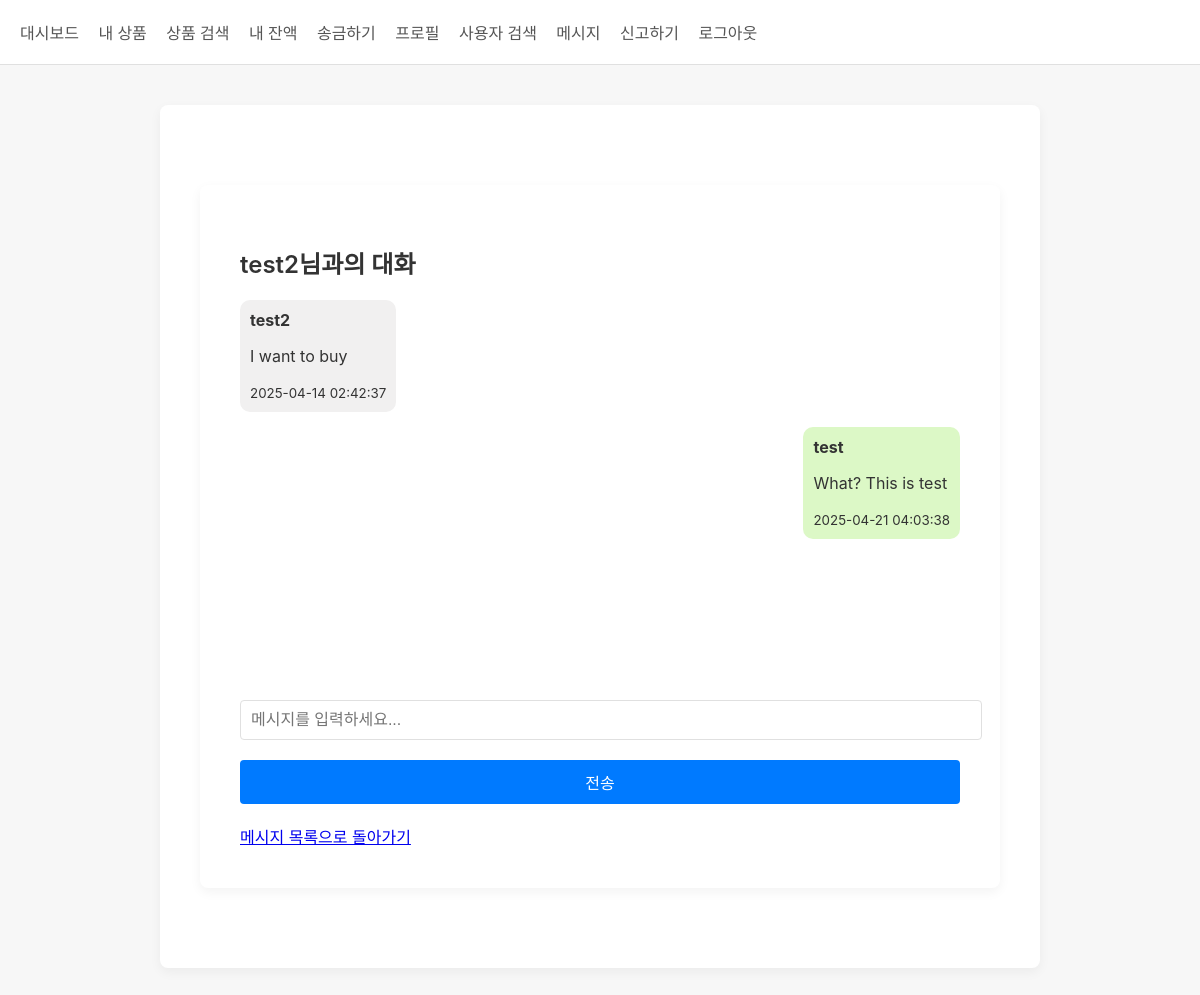
Page /messages/436be3d5-a34f-490c-96cd-c3aa2343ac62 (signed in) on the earlier database version.
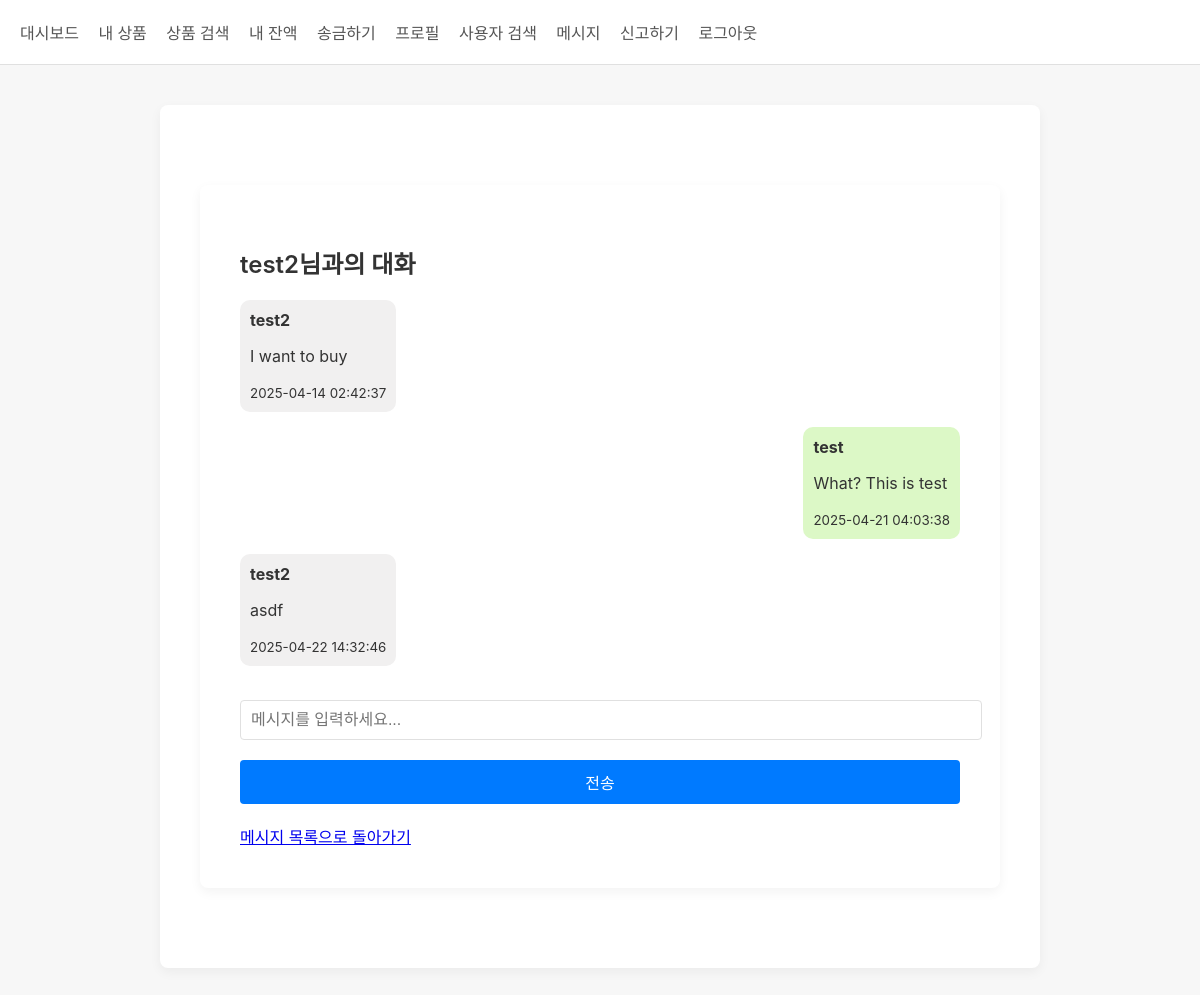
Same page on the later database version.
### tables this page shows
CREATE TABLE private_message (
                id TEXT PRIMARY KEY,
                sender_id TEXT NOT NULL,
                receiver_id TEXT NOT NULL,
                message TEXT NOT NULL,
                is_read BOOLEAN DEFAULT 0,
                created_at TIMESTAMP DEFAULT CURRENT_TIMESTAMP
            );

CREATE TABLE user (
                id TEXT PRIMARY KEY,
                username TEXT UNIQUE NOT NULL,
                password TEXT NOT NULL,
                bio TEXT,
                balance INTEGER DEFAULT 10000,
                login_attempts INTEGER DEFAULT 0,
                locked_until TIMESTAMP,
                is_admin BOOLEAN DEFAULT 0,
                status TEXT DEFAULT 'active',
                report_count INTEGER DEFAULT 0,
                created_at TIMESTAMP DEFAULT CURRENT_TIMESTAMP
            );

### app.py (the view, shortened to what this page needs)
@app.route('/messages/<user_id>', methods=['GET', 'POST'])
@login_required
def chat_room(user_id):
    if user_id == session['user_id']:
        flash('자기 자신과 채팅할 수 없습니다.')
        return redirect(url_for('message_list'))
    db = get_db()
    cursor = db.cursor()
    cursor.execute("SELECT * FROM user WHERE id = ?", (user_id,))
    other_user = cursor.fetchone()
    if not other_user:
        flash('존재하지 않는 사용자입니다.')
        return redirect(url_for('message_list'))
    if other_user['status'] == 'dormant':
        flash('이 사용자는 현재 접근할 수 없습니다.')
        return redirect(url_for('message_list'))
    cursor.execute("""
        SELECT cr.id FROM chat_room cr
        JOIN chat_participant cp1 ON cr.id = cp1.room_id
        JOIN chat_participant cp2 ON cr.id = cp2.room_id
        WHERE cp1.user_id = ? AND cp2.user_id = ?
        LIMIT 1
    """, (session['user_id'], user_id))
    room = cursor.fetchone()
    if room:
        room_id = room['id']
    cursor.execute("""
        SELECT pm.*, u.username as sender_name
        FROM private_message pm
        JOIN user u ON pm.sender_id = u.id
        WHERE (pm.sender_id = ? AND pm.receiver_id = ?) OR (pm.sender_id = ? AND pm.receiver_id = ?)
        ORDER BY pm.created_at ASC
    """, (session['user_id'], user_id, user_id, session['user_id']))
    messages = cursor.fetchall()
    cursor.execute(
        "UPDATE private_message SET is_read = 1 WHERE sender_id = ? AND receiver_id = ? AND is_read = 0",
        (user_id, session['user_id'])
    )
    db.commit()
    return render_template('chat_room.html', other_user=other_user, messages=messages, room_id=room_id)

### app.py (called while the page is built)
def generate_csrf_token():
    if '_csrf_token' not in session:
        session['_csrf_token'] = secrets.token_hex(16)
    return session['_csrf_token']

def login_required(f):
    @wraps(f)
    def decorated_function(*args, **kwargs):
        if 'user_id' not in session:
            flash('로그인이 필요합니다.')
            return redirect(url_for('login'))
        return f(*args, **kwargs)
    return decorated_function

def get_db():
    db = getattr(g, '_database', None)
    if db is None:
        db = g._database = sqlite3.connect(DATABASE)
        db.row_factory = sqlite3.Row  # 결과를 dict처럼 사용하기 위함
    return db

@app.teardown_appcontext
def close_connection(exception):
    db = getattr(g, '_database', None)
    if db is not None:
        db.close()

@app.after_request
def add_security_headers(response):
    response.headers['Content-Security-Policy'] = "default-src 'self'; script-src 'self' 'unsafe-inline' https://cdnjs.cloudflare.com; style-src 'self' 'unsafe-inline'; img-src 'self' data:;"
    response.headers['X-Frame-Options'] = 'SAMEORIGIN'
    response.headers['X-XSS-Protection'] = '1; mode=block'
    return response

### templates/chat_room.html (shortened to what this page needs)
{% extends "base.html" %}
{% block content %}
<div class="container mt-5">
    <h2>{{ other_user.username }}님과의 대화</h2>
    <div class="card">
        <div class="card-body chat-box" id="chat-box" style="height: 400px; overflow-y: auto;">
            {% for message in messages %}
                <div class="message {% if message.sender_id == session.user_id %}sent{% else %}received{% endif %}">
                    <div class="message-content">
                        <strong>{{ message.sender_name }}</strong>
                        <p>{{ message.message }}</p>
                        <small class="text-muted">{{ message.created_at }}</small>
                    </div>
                </div>
            {% endfor %}
        </div>
        <div class="card-footer">
            <form method="POST" action="{{ url_for('chat_room', user_id=other_user.id) }}">
                <div class="input-group">
                    <input type="text" class="form-control" name="message" placeholder="메시지를 입력하세요..." required maxlength="500">
                    <div class="input-group-append">
                        <button class="btn btn-primary" type="submit">전송</button>
                    </div>
                </div>
            </form>
        </div>
    </div>
    <a href="{{ url_for('message_list') }}" class="btn btn-secondary mt-3">메시지 목록으로 돌아가기</a>
</div>
{% endblock %}

Differences in the rows shown:
added private_message: sender_name "test2", message "asdf", created_at "2025-04-22 14:32:46"
